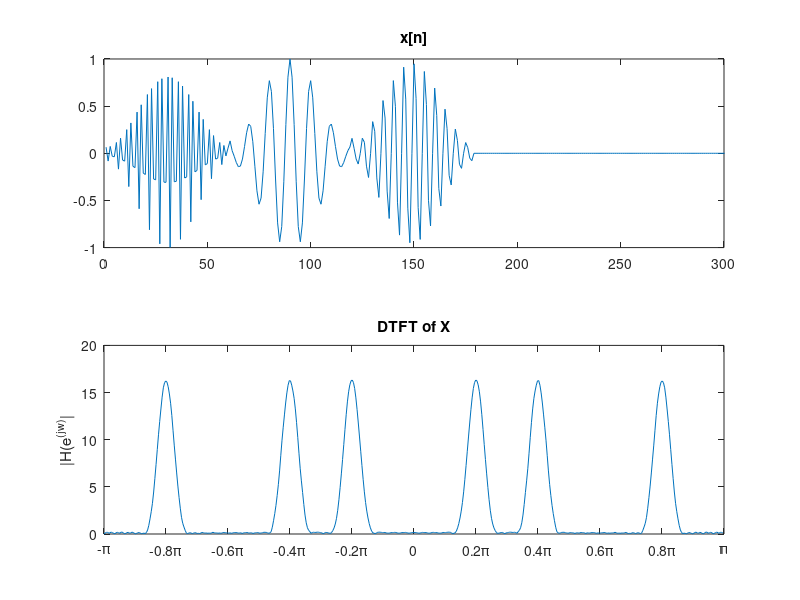

This chart was generated by the following MATLAB code: (Note: this script raises an error after producing the figure.)
%% Signal
M = 60;
n = 0:M;
w = 0.54-0.46*cos(2*pi*n/M);

N = 512;
x1 = zeros(1,N);
x2 = zeros(1,N);
x3 = zeros(1,N);
dw = 2*pi/N;
w_freq = -pi:dw:pi-dw;

for i = 0:M
    
    x1(i+M) = w(i+1)*cos(0.2*pi*i);
    x2(i+2*M-1) = w(i+1)*cos(0.4*pi*i-pi/2);
    x3(i+1) = w(i+1)*cos(0.8*pi*i+pi/5);
end
x = x1+x2+x3;
X = abs(fft(x));
X = fftshift(X);

% Fig. 5.5
figure;
subplot(2,1,1);
plot(x);
title('x[n]');
xlim([0,300]);
subplot(2,1,2);
plot(w_freq,X);
xticks([-pi -0.8*pi -0.6*pi -0.4*pi -0.2*pi 0 0.2*pi 0.4*pi 0.6*pi 0.8*pi pi]);
xticklabels({'-\pi','-0.8\pi','-0.6\pi','-0.4\pi','-0.2\pi','0','0.2\pi','0.4\pi','0.6\pi','0.8\pi','\pi'});
xlim([-pi pi]);
ylabel('|H(e^(^j^w^)|');
title('DTFT of X');
suptitle('Input time/Freq., Fig 5.5');

%% Analysis
filter_analysis_imp(x,1,'Signal Analysis Using Group Delay');

%% Inverse Check

y = ifft(fft(x));

figure;
plot(y);
hold on;
plot(x-3);
legend('origin','inversed');




